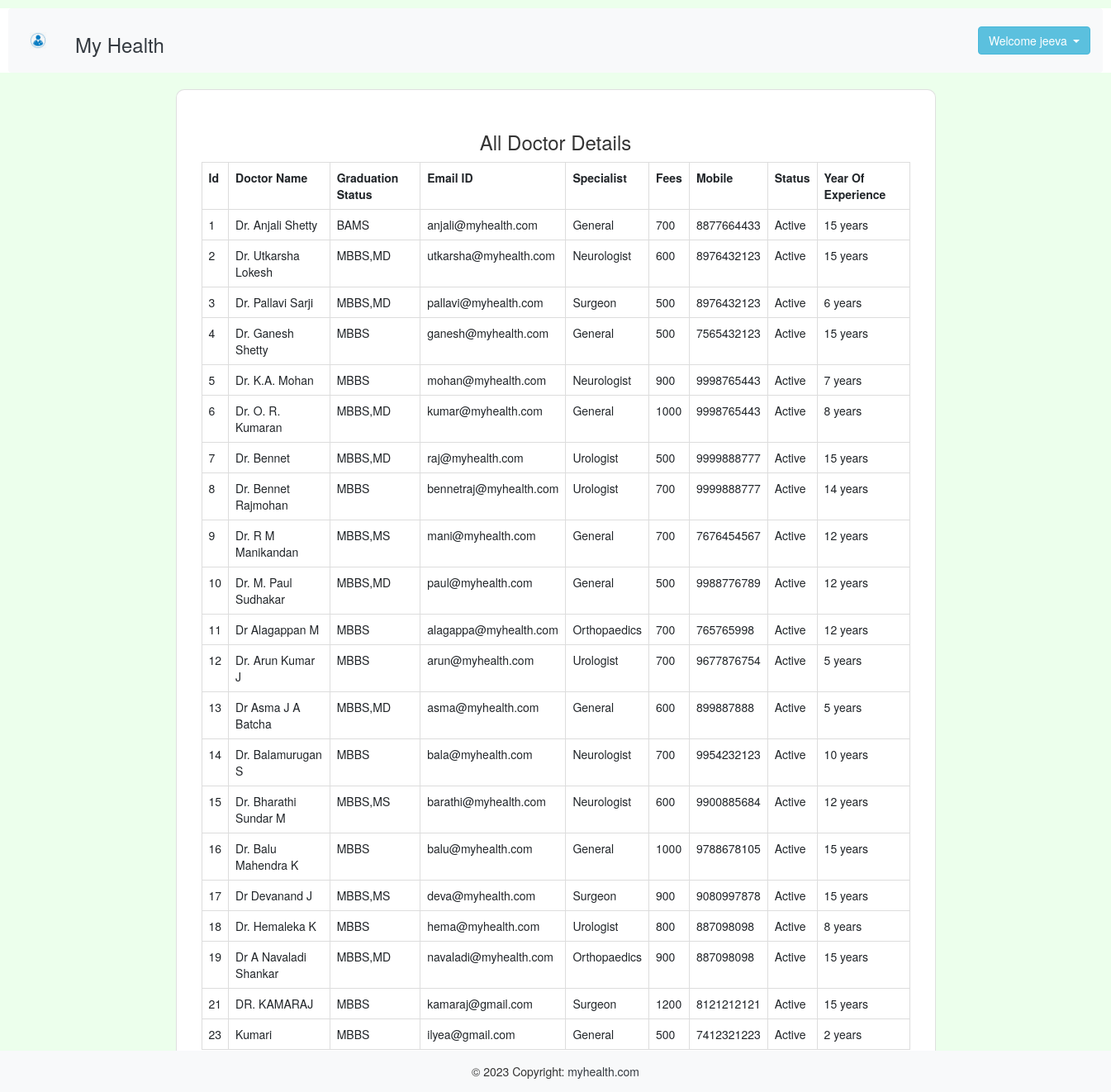
The page /viewdoctor.php (signed in) on the database its author committed.
### tables this page shows
CREATE TABLE IF NOT EXISTS `patient_details` (
  `patient_id` tinyint NOT NULL AUTO_INCREMENT,
  `patient_name` varchar(100) NOT NULL,
  `user_name` varchar(50) NOT NULL,
  `email_id` varchar(150) NOT NULL,
  `dob` varchar(50) NOT NULL,
  `contact_number` varchar(12) NOT NULL,
  `gender` varchar(50) NOT NULL,
  `address` varchar(200) NOT NULL,
  `password` varchar(50) NOT NULL,
  `created_at` timestamp NOT NULL,
  `update_at` timestamp NOT NULL,
  PRIMARY KEY (`patient_id`)
);

CREATE TABLE IF NOT EXISTS `doctor_details` (
  `doctor_id` tinyint NOT NULL AUTO_INCREMENT,
  `doctor_name` varchar(100) NOT NULL,
  `graduation_status` varchar(50) NOT NULL,
  `email_id` varchar(150) NOT NULL,
  `specialist` varchar(100) NOT NULL,
  `fees` varchar(50) NOT NULL,
  `gender` varchar(100) NOT NULL,
  `address` varchar(250) NOT NULL,
  `mobile` varchar(12) NOT NULL,
  `status` varchar(12) NOT NULL,
  `experience` varchar(50) NOT NULL,
  `profile_photo` varchar(100) NOT NULL,
  `created_at` timestamp NOT NULL,
  `update_at` timestamp NOT NULL ON UPDATE CURRENT_TIMESTAMP,
  PRIMARY KEY (`doctor_id`)
);

### admin/db.php (called while the page is built, shortened)
<?php
class database
{
	public function dbConnection()
	{
		$servername = "localhost";
		$username = "root";
		$password = "test";
		$database = "myhealth";
		$conn = new mysqli($servername, $username, $password, $database);
		return $conn;
	}
}
?>

### viewdoctor.php (the view, shortened to what this page needs)
<!doctype html>
<html lang="en">
<head>
</head>
<?php
if ($_SESSION["username"]) {
    ?>
    <?php include('adminhead.php'); ?>
    <body>
    <?php
    include('header.php');
    ?>
<body>
<section>
  <div class="container">
      <div class="row d-flex justify-content-center align-items-center h-100">
        <div class="col col-xl-10">
          <div class="card" style="border-radius: 1rem;">
            <div class="card-body p-4 p-lg-5 text-black">
                            <h3 class="text-center">All Doctor Details</h5>
<div class="table-responsive-lg">
<table class="table table-bordered">
                                    <tr>
                                        <th>Id</th>
                                        <th>Doctor Name</th>
                                        <th>Graduation Status</th>
                                        <th>Email ID</th>
                                        <th>Specialist</th>
                                        <th>Fees</th>
                                        <th>Mobile</th>
                                        <th>Status</th>
                                        <th>Year Of Experience</th>
                                    </tr>
                                    <?php
                                    $query = "SELECT * FROM doctor_details ORDER BY doctor_id ASC";
                                    $result = mysqli_query($object->dbConnection(), $query);
                                    if ($result->num_rows > 0) {
                                        while ($row = $result->fetch_assoc()) {
                                            echo "<tr>
                                                    <td>" . $row['doctor_id'] . "</td>
                                                    <td>" . $row['doctor_name'] . "</td>
                                                    <td>" . $row['graduation_status'] . "</td>
                                                    <td>" . $row['email_id'] . "</td>
                                                    <td>" . $row['specialist'] . "</td>
                                                    <td>" . $row['fees'] . "</td>
                                                    <td>" . $row['mobile'] . "</td>
                                                    <td>" . $row['status'] . "</td>
                                                    <td>" . $row['experience'] . "</td>
                                                </tr>";
                                        }
                                    } else {
                                        echo "<tr><td colspan='13'>0 results</td></tr>";
                                    }
                                    ?>
                                </table>
                </div>
            </div>
        </div>
    </section>
    <footer style="background-color: #f8f9fa; padding: 5px; position: fixed; bottom: 0; width: 100%;">
        <?php include('footer.php'); ?>
    <?php
} else {
    header("Location: login.php");
}
?>
    </body>
    </html>

### header.php (shortened to what this page needs)
<?php
include('admin/db.php');
$object = new database();
?>
<div id="header">
    <header class="bg-white text-white">
        <div class="m-3">
            <nav class="navbar navbar-expand-lg navbar-light bg-light">
                <div class="container-fluid">
                    <a href="home.php">
                        <img class="navbar-brand" src="admin/images/logo1.png" width="50" height="50" />
                    </a>
                    <h3 class="text-dark nav-item nav-link active" style="white-space: nowrap;">My Health</h3>
                    <div class="collapse navbar-collapse" id="navbarCollapse">
                        <div class="navbar-nav">
                            <a href="index.php" class="nav-item nav-link active"></a>
                            <div class="row align-items col-md-2">
                                <div class="navbar-nav ms-auto">
                                    <?php
                                    if (isset($_SESSION['username'])) {
                                        $username = $_SESSION['username'];
                                        $query = "SELECT patient_name FROM patient_details WHERE email_id = '$username'";
                                        $result = mysqli_query($object->dbConnection(), $query);
                                        if ($result && mysqli_num_rows($result) > 0) {
                                            $row = mysqli_fetch_assoc($result);
                                            $userName = $row['patient_name'];
                                    ?>
                                    <div class="btn-group" style="margin-left: 950px;">
    <button type="button" class="btn btn-info dropdown-toggle" data-toggle="dropdown" style="white-space: nowrap;">
        Welcome <?php echo $userName; ?>
    </button>
</div>
                                    <?php
                                        }
                                    }
                                    ?>
                                </div>
                            </div>
                        </div>
                    </div>
                </div>
            </nav>
        </div>
    </header>
</div>

### viewdoctor.php (style rules this page uses)
body { background-color: #ECFFEC !important; }

### rows shown on the page
patient_details: patient_name "jeeva"
doctor_details: doctor_id "1", doctor_name "Dr. Anjali Shetty", graduation_status "BAMS", email "anjali@myhealth.com", specialist "General", fees "700", mobile "8877664433", status "Active", experience "15 years"
doctor_details: doctor_id "2", doctor_name "Dr. Utkarsha Lokesh", graduation_status "MBBS,MD", email "utkarsha@myhealth.com", specialist "Neurologist", fees "600", mobile "8976432123", status "Active", experience "15 years"
doctor_details: doctor_id "3", doctor_name "Dr. Pallavi Sarji", graduation_status "MBBS,MD", email "pallavi@myhealth.com", specialist "Surgeon", fees "500", mobile "8976432123", status "Active", experience "6 years"
doctor_details: doctor_id "4", doctor_name "Dr. Ganesh Shetty", graduation_status "MBBS", email "ganesh@myhealth.com", specialist "General", fees "500", mobile "7565432123", status "Active", experience "15 years"
doctor_details: doctor_id "5", doctor_name "Dr. K.A. Mohan", graduation_status "MBBS", email "mohan@myhealth.com", specialist "Neurologist", fees "900", mobile "9998765443", status "Active", experience "7 years"
doctor_details: doctor_id "6", doctor_name "Dr. O. R. Kumaran", graduation_status "MBBS,MD", email "kumar@myhealth.com", specialist "General", fees "1000", mobile "9998765443", status "Active", experience "8 years"
doctor_details: doctor_id "7", doctor_name "Dr. Bennet", graduation_status "MBBS,MD", email "raj@myhealth.com", specialist "Urologist", fees "500", mobile "9999888777", status "Active", experience "15 years"
doctor_details: doctor_id "8", doctor_name "Dr. Bennet Rajmohan", graduation_status "MBBS", email "bennetraj@myhealth.com", specialist "Urologist", fees "700", mobile "9999888777", status "Active", experience "14 years"
doctor_details: doctor_id "9", doctor_name "Dr. R M Manikandan", graduation_status "MBBS,MS", email "mani@myhealth.com", specialist "General", fees "700", mobile "7676454567", status "Active", experience "12 years"
doctor_details: doctor_id "10", doctor_name "Dr. M. Paul Sudhakar", graduation_status "MBBS,MD", email "paul@myhealth.com", specialist "General", fees "500", mobile "9988776789", status "Active", experience "12 years"
doctor_details: doctor_id "11", doctor_name "Dr Alagappan M", graduation_status "MBBS", email "alagappa@myhealth.com", specialist "Orthopaedics", fees "700", mobile "765765998", status "Active", experience "12 years"
doctor_details: doctor_id "12", doctor_name "Dr. Arun Kumar J", graduation_status "MBBS", email "arun@myhealth.com", specialist "Urologist", fees "700", mobile "9677876754", status "Active", experience "5 years"
doctor_details: doctor_id "13", doctor_name "Dr Asma J A Batcha", graduation_status "MBBS,MD", email "asma@myhealth.com", specialist "General", fees "600", mobile "899887888", status "Active", experience "5 years"
doctor_details: doctor_id "14", doctor_name "Dr. Balamurugan S", graduation_status "MBBS", email "bala@myhealth.com", specialist "Neurologist", fees "700", mobile "9954232123", status "Active", experience "10 years"
doctor_details: doctor_id "15", doctor_name "Dr. Bharathi Sundar M", graduation_status "MBBS,MS", email "barathi@myhealth.com", specialist "Neurologist", fees "600", mobile "9900885684", status "Active", experience "12 years"
doctor_details: doctor_id "16", doctor_name "Dr. Balu Mahendra K", graduation_status "MBBS", email "balu@myhealth.com", specialist "General", fees "1000", mobile "9788678105", status "Active", experience "15 years"
doctor_details: doctor_id "17", doctor_name "Dr Devanand J", graduation_status "MBBS,MS", email "deva@myhealth.com", specialist "Surgeon", fees "900", mobile "9080997878", status "Active", experience "15 years"
doctor_details: doctor_id "18", doctor_name "Dr. Hemaleka K", graduation_status "MBBS", email "hema@myhealth.com", specialist "Urologist", fees "800", mobile "887098098", status "Active", experience "8 years"
doctor_details: doctor_id "19", doctor_name "Dr A Navaladi Shankar", graduation_status "MBBS,MD", email "navaladi@myhealth.com", specialist "Orthopaedics", fees "900", mobile "887098098", status "Active", experience "15 years"
doctor_details: doctor_id "21", doctor_name "DR. KAMARAJ", graduation_status "MBBS", email "kamaraj@gmail.com", specialist "Surgeon", fees "1200", mobile "8121212121", status "Active", experience "15 years"
doctor_details: doctor_id "23", doctor_name "Kumari", graduation_status "MBBS", email "ilyea@gmail.com", specialist "General", fees "500", mobile "7412321223", status "Active", experience "2 years"
